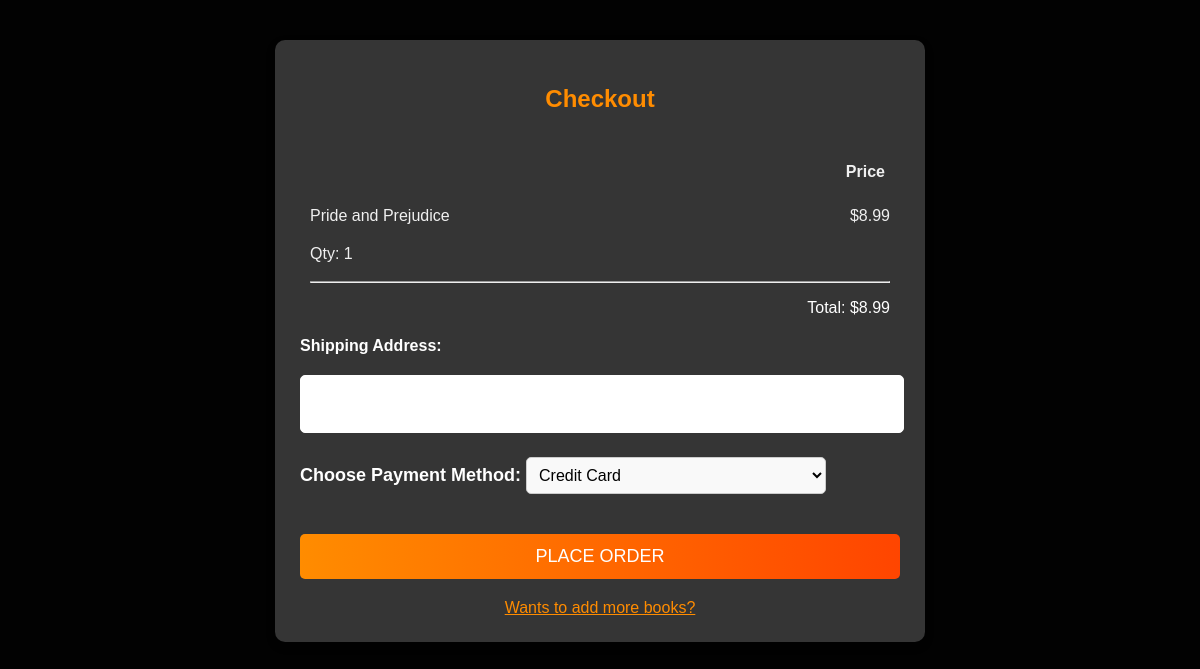
The page /frontend/checkout.php (signed in) on the database its author committed.
### tables this page shows
CREATE TABLE cart (
    cart_id INT AUTO_INCREMENT PRIMARY KEY,
    user_id INT,
    book_id INT,
    quantity INT NOT NULL,
    created_at TIMESTAMP DEFAULT CURRENT_TIMESTAMP,
    FOREIGN KEY (user_id) REFERENCES users(user_id) ON DELETE CASCADE,
    FOREIGN KEY (book_id) REFERENCES books(book_id) ON DELETE CASCADE
);

CREATE TABLE books (
    book_id INT AUTO_INCREMENT PRIMARY KEY,
    title VARCHAR(255) NOT NULL,
    author VARCHAR(255) NOT NULL,
    category VARCHAR(100),
    price DECIMAL(10,2) NOT NULL,
    stock INT NOT NULL,
    description TEXT,
    cover_image VARCHAR(255) NOT NULL DEFAULT '/project/imgs/',
    created_at DATE DEFAULT CURRENT_DATE
);

### frontend/checkout.php (the view, shortened to what this page needs)
<?php
include '../database/db.php';
$user_id = $_SESSION['user_id'];
$sql = "SELECT c.cart_id, b.title, b.price, c.quantity
        FROM cart c
        JOIN books b ON c.book_id = b.book_id
        WHERE c.user_id = $user_id";
$result = $conn->query($sql);
$total_price = 0;
?>
<!DOCTYPE html>
<html lang="en">
<head>
    <link rel="stylesheet" href="../css/checkout.css">
</head>
<body>
    <div class="checkout-container">
        <h2>Checkout</h2>
        <?php if ($result->num_rows == 0): ?>
            <p>Your cart is empty.</p>
        <?php else: ?>
            <div class="cart-items">
                <h4>Price</h4>
                <ul>
                    <?php while ($row = $result->fetch_assoc()): ?>
                        <li>
                            <span><?php echo $row['title']; ?></span>
                            <span>$<?php echo number_format($row['price'] * $row['quantity'], 2); ?></span>
                        </li>
                        <li>Qty: <?php echo $row['quantity']; ?></li>
                        <hr>
                        <?php $total_price += ($row['price'] * $row['quantity']); ?>
                    <?php endwhile; ?>
                </ul>
                <p>Total: $<?php echo number_format($total_price, 2); ?></p>
            </div>
            <form method="POST" action="../backend/process_checkout.php">
                <label for="address">Shipping Address:</label>
                <textarea name="address" required></textarea>
                <div class="payment-methods">
                <label for="payment_method">Choose Payment Method:</label>
                    <select name="payment_method" id="payment_method">
                        <option value="credit_card" selected>Credit Card</option>
                     </select>
                    </div>
                <button type="submit" class="checkout-btn">Place Order</button>
            </form>
        <?php endif; ?>
        <a class="btn-more" href="index.php">Wants to add more books?</a>
    </div>
</body>
</html>

### css/checkout.css (style rules this page uses)
body { font-family: Arial, sans-serif; background-color: #020202; margin: 0; padding: 0; display: flex; justify-content: center; align-items: center; height: auto; }
.checkout-container { width: 50%; background: rgba(255, 255, 255, 0.2); padding: 25px; border-radius: 10px; box-shadow: 0px 4px 10px rgba(0, 0, 0, 0.2); animation: fadeIn 0.5s ease-in-out; color: white; text-align: center; margin-top: 40px !important; margin-bottom: 10px; }
.checkout-container a { color: white; text-align: center; }
h2 { color: #ff8c00; text-align: center; margin-bottom: 20px; }
h4 { text-align: right; color: #f0f0f0; font-weight: bold; margin-right: 15px; margin-bottom: 0px; padding-bottom: 0px; margin-top: 50px; }
.cart-items ul { list-style: none; padding: 0; }
.cart-items li { display: flex; justify-content: space-between; padding: 10px; transition: background 0.3s; color: #f0f0f0; }
hr { margin-left: 10px; margin-right: 10px; }
.cart-items p { padding-right: 10px; color: #ffffff; text-align: right; }
form { text-align: left; margin-top: 20px; }
label { font-weight: bold; color: #ffffff; }
textarea { width: 97%; padding: 10px; border: 1px solid #ffffff; border-radius: 5px; font-size: 16px; resize: none; transition: border-color 0.3s; margin-top: 20px; }
.checkout-btn { width: 100%; background: linear-gradient(90deg, #ff8c00, #ff4500); color: white; border: none; padding: 12px; font-size: 18px; cursor: pointer; margin-top: 10px; margin-bottom: 20px; border-radius: 5px; transition: 0.3s ease-in-out; text-transform: uppercase; }
.payment-methods { margin-top: 20px; margin-bottom: 30px; font-size: 18px; }
#payment_method { padding: 8px; font-size: 16px; width: 100%; max-width: 300px; border: 1px solid #ccc; border-radius: 5px; background-color: #f9f9f9; transition: background-color 0.3s ease, border-color 0.3s ease; }
#payment_method option { padding: 8px; font-size: 16px; }
.btn-more { color: #ff8c00 !important; margin-top: 20px !important; text-align: center; }

### rows shown on the page
cart: book.title "Pride and Prejudice", $row['price']*$row['quantity'] "8.99", quantity "1"

### other values the page prints
$total_price "8.99"
